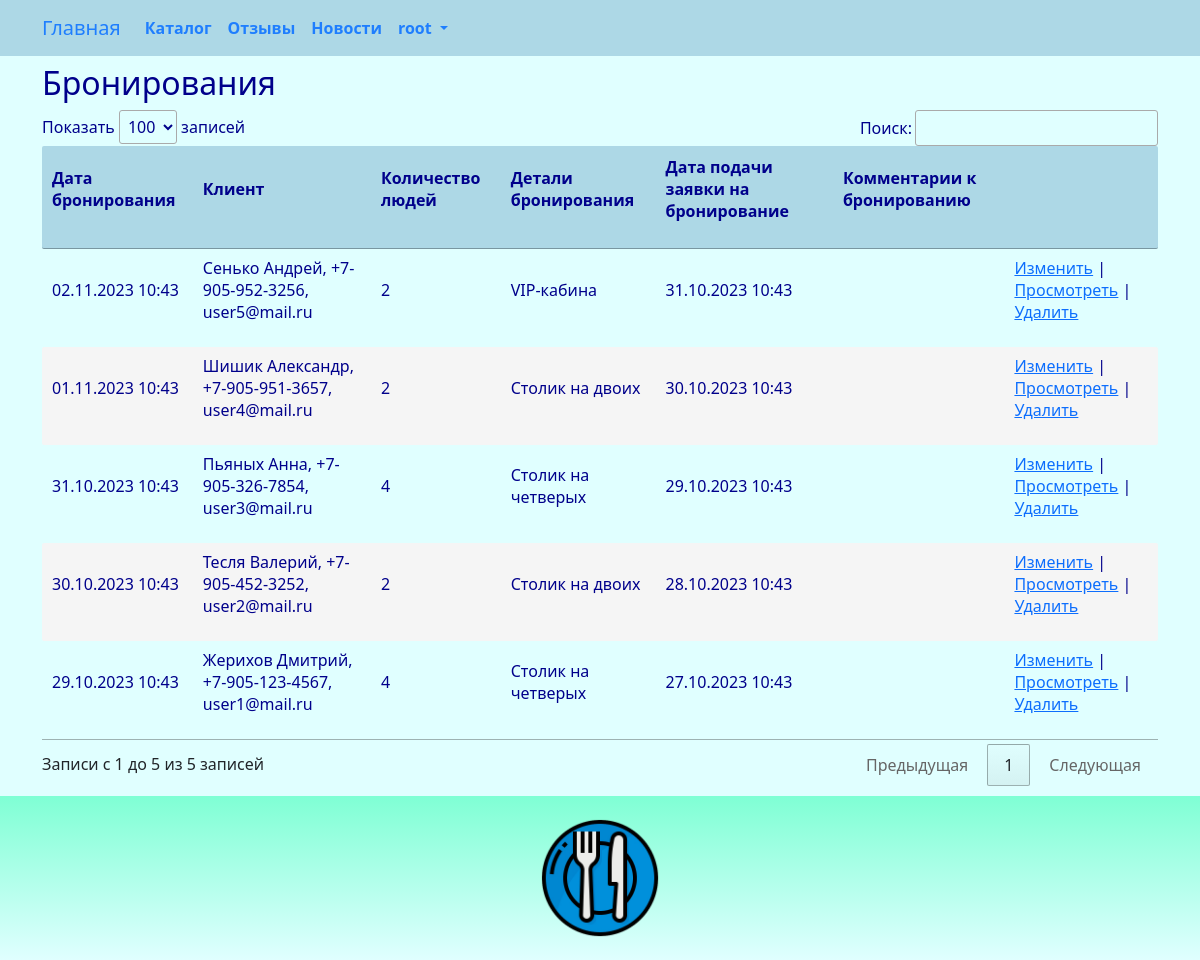
The app's page /reservation/index/ (signed in) with its own data.
### star/models.py (models this page shows, shortened)
class Reservation(models.Model):
    datea = models.DateTimeField(_('reservation_application'), auto_now_add=True)
    dater = models.DateTimeField(_('reservation_date'))
    client = models.ForeignKey(Client, related_name='reservation_client', on_delete=models.CASCADE)
    quantity = models.IntegerField(_('quantity_people'), default=0)
    details = models.TextField(_('reservation_details'))
    comments = models.TextField(_('reservation_comments'), blank=True, null=True)
    class Meta:
        db_table = 'reservation'
        indexes = [
            models.Index(fields=['dater']),
        ]
        ordering = ['dater']

class Client(models.Model):
    email = models.CharField(_('client_email'), max_length=128)
    password = models.CharField(_('password'), max_length=128)
    name = models.CharField(_('client_name'), max_length=128)
    phone = models.CharField(_('client_phone'), max_length=32)
    birthday = models.DateTimeField(_('birthday'))
    class Meta:
        db_table = 'client'
        indexes = [
            models.Index(fields=['email']),
            models.Index(fields=['name']),
        ]
        ordering = ['name']
    def __str__(self):
        return "{}, {}, {}".format(self.name, self.phone, self.email)

### star/views.py (the view)
# urls.py: path('reservation/index/', views.reservation_index, name='reservation_index'),
@login_required
@group_required("Managers")
def reservation_index(request):
    try:
        reservation = Reservation.objects.all().order_by('-dater')
        return render(request, "reservation/index.html", {"reservation": reservation,})
    except Exception as exception:
        print(exception)
        return HttpResponse(exception)

### star/views.py (called while the page is built)
def group_required(*group_names):
    def in_groups(u):
        if u.is_authenticated:
            if bool(u.groups.filter(name__in=group_names)) | u.is_superuser:
                return True
        return False
    return user_passes_test(in_groups, login_url='403')

### templates/reservation/index.html (shortened to what this page needs)
{% extends "base.html" %}
{% load i18n %}
{% block content %}
<h2>{% trans "reservations" %}</h2>
{% if reservation.count > 0 %}
<div class="row">
	<table id="myTable" class="table-manager" style="width:100%">
		<thead>
			<tr>
				<th><p>{% trans "reservation_date" %}</p></th>
				<th><p>{% trans "client" %}</p></th>
				<th><p>{% trans "quantity_people" %}</p></th>
				<th><p>{% trans "reservation_details" %}</p></th>
				<th><p>{% trans "reservation_application" %}</p></th>
				<th><p>{% trans "reservation_comments" %}</p></th>
				<th><p></p></th>
			</tr>
		</thead>
		<tbody>
			{% for n in reservation %}
			<tr>
				<td>
					<p>{{ n.dater | date:"d.m.Y H:i" }}</p>
				</td>
				<td>
					<p>{{ n.client }}</p>
				</td>
				<td>
					<p>{{ n.quantity }}</p>
				</td>
				<td>
					<p>{{ n.details }}</p>
				</td>
				<td>
					<p>{{ n.datea | date:"d.m.Y H:i" }}</p>
				</td>
				<td>
				</td>
				<td>
					<p>
					<a href="{% url 'reservation_edit' n.id %}">{% trans "Change" %}</a> |
					<a href="{% url 'reservation_read' n.id %}">{% trans "View" %}</a> |
					<a onclick="return confirm('Удалить запись?')" href="{% url 'reservation_delete' n.id %}">{% trans "Delete" %}</a>
					</p>
				</td>
			</tr>
			{% endfor %}
		</tbody>
	</table>
</div>
{% endif %}
{% endblock content %}

### templates/base.html (shortened to what this page needs)
{% load static %}
{% load i18n %}
<html>
<head>
	<link href="https://cdn.jsdelivr.net/npm/bootstrap@5.0.2/dist/css/bootstrap.min.css" rel="stylesheet">
	<link rel="stylesheet" href="{% static 'css/styles.css' %}" />
	<link rel="stylesheet" href="{% static 'css/choosen.css' %}" />
</head>
<nav class="navbar navbar-expand-lg justify-content-center">
	<div class="container">
		<div class="collapse navbar-collapse" id="mainMenu">
			<ul class="navbar-nav me-auto mb-2 mb-lg-0">
				<a class="navbar-brand" href="{{ HTTP_HOST }}/">{% trans "Home" %}</a>
				<li class="nav-item">
					<a class="nav-link" href="{% url 'catalog_list' %}">{% trans "catalog" %}</a>
				</li>
				<li class="nav-item">
					<a class="nav-link" href="{% url 'review_list' %}">{% trans "reviews" %}</a>
				</li>
				<li class="nav-item">
					<a class="nav-link" href="{% url 'news_list' %}">{% trans "newss" %}</a>
				</li>
				{% if user.is_authenticated %}
				<li class="nav-item dropdown">
					<a class="nav-link dropdown-toggle" href="#" id="navbarDropdown" role="button" data-bs-toggle="dropdown" aria-expanded="false">
						{{ user.username }}
					</a>
				</li>
				{% else %}
				<form class="form-inline ml-auto">
					<a href="{% url 'login' %}" class="btn btn-outline-secondary">{% trans "Log In" %}</a>
				</form>
				{% endif %}
			</ul>
		</div>
	</div>
</nav>
<body>
	<div class="container">
		{% block content%}{% endblock content %}
	</div>
</body>
<footer class="container-fluid text-center bg-lightgray">
	<div class="copyrights">
		<img src="{% static 'images/logo.png' %}" alt="logo" style="height:144px; padding: 10px;">
	</div>
</footer>
<link rel="stylesheet" href="https://cdn.datatables.net/1.11.2/css/jquery.dataTables.min.css">
<link href="{% static 'css/jquery.fancybox.min.css' %}" rel="stylesheet">
</html>

### static/css/styles.css (style rules this page uses)
:root { --navbar-background-color: LightBlue; --navbar-text-color: #1F7EFE; --main-background-color-light: LightCyan; --main-background-color-dark: LightBlue; --main-text-color: DarkBlue; --main-header-color: DarkBlue; --main-text-attention-color: Purple; --footer-background-color-light: LightCyan; --footer-background-color-dark: Aquamarine; --footer-text-color: Teal; --card-background-color-light: LightCyan; --card-background-color-dark: LightBlue; --card-text-color: SeaGreen; --table-background-color-light: LightCyan; --table-background-color-dark: #F5F5F5; --table-text-color: DarkBlue; --star-size: 30px; --star-color: LightYellow; --star-background: Yellow ; }
.navbar { background-color: var(--navbar-background-color); color: var(--navbar-text-color); }
.navbar .navbar-nav, .navbar .navbar-nav .navbar-text { color: var(--navbar-text-color); }
.navbar ul { background-color: var(--navbar-background-color); color: var(--navbar-text-color); }
.navbar li { background-color: var(--navbar-background-color); color: var(--navbar-text-color); }
.navbar a { background-color: var(--navbar-background-color); color: var(--navbar-text-color); }
.navbar-brand { background-color: var(--navbar-background-color); color: var(--navbar-text-color); }
.nav-item { background-color: var(--navbar-background-color); color: var(--navbar-text-color); font-weight: bold; }
body { background-color: var(--main-background-color-light); }
h1, h2, h3, h4, h5, h6 { color: var(--main-header-color); }
p, ul, li, label { color: var(--main-text-color); }
.table-manager tbody { width: 100%; background-color: var(--main-background-color-light); border: none; margin-top: 20px; margin-bottom: 20px; }
.table-manager thead th { background-color: var(--main-background-color-dark); color: var(--main-text-color); font-weight: bold; text-align: left; padding: 10px; }
.table-manager thead tr th:first-child { border-radius: 2px 0 0 2px; }
.table-manager thead tr th:last-child { border-radius: 0 2px 2px 0; }
.table-manager tbody td { text-align: left; border: none; padding: 5px 5px; vertical-align: top; }
.table-manager tbody tr:nth-child(odd) { background: var(--table-background-color-light); }
.table-manager tbody tr:nth-child(even) { background: var(--table-background-color-dark); }
.table-manager tbody tr td:first-child { border-radius: 2px 0 0 2px; }
.table-manager tbody tr td:last-child { border-radius: 0 2px 2px 0; }
footer { background-image: linear-gradient(top, var(--footer-background-color-dark), var(--footer-background-color-light)); background-image: -o-linear-gradient(top, var(--footer-background-color-dark), var(--footer-background-color-light)); background-image: -moz-linear-gradient(top, var(--footer-background-color-dark), var(--footer-background-color-light)); background-image: -webkit-linear-gradient(top, var(--footer-background-color-dark), var(--footer-background-color-light)); margin-top: 10px; padding: 10px; }

### records on screen
Reservation: dater "02.11.2023 10:43", client "Сенько Андрей, +7-905-952-3256, user5@mail.ru", quantity "2", details "VIP-кабина", datea "31.10.2023 10:43"
Reservation: dater "01.11.2023 10:43", client "Шишик Александр, +7-905-951-3657, user4@mail.ru", quantity "2", details "Столик на двоих", datea "30.10.2023 10:43"
Reservation: dater "31.10.2023 10:43", client "Пьяных Анна, +7-905-326-7854, user3@mail.ru", quantity "4", details "Столик на четверых", datea "29.10.2023 10:43"
Reservation: dater "30.10.2023 10:43", client "Тесля Валерий, +7-905-452-3252, user2@mail.ru", quantity "2", details "Столик на двоих", datea "28.10.2023 10:43"
Reservation: dater "29.10.2023 10:43", client "Жерихов Дмитрий, +7-905-123-4567, user1@mail.ru", quantity "4", details "Столик на четверых", datea "27.10.2023 10:43"

### other values on screen
{{ user.username }} "root"
